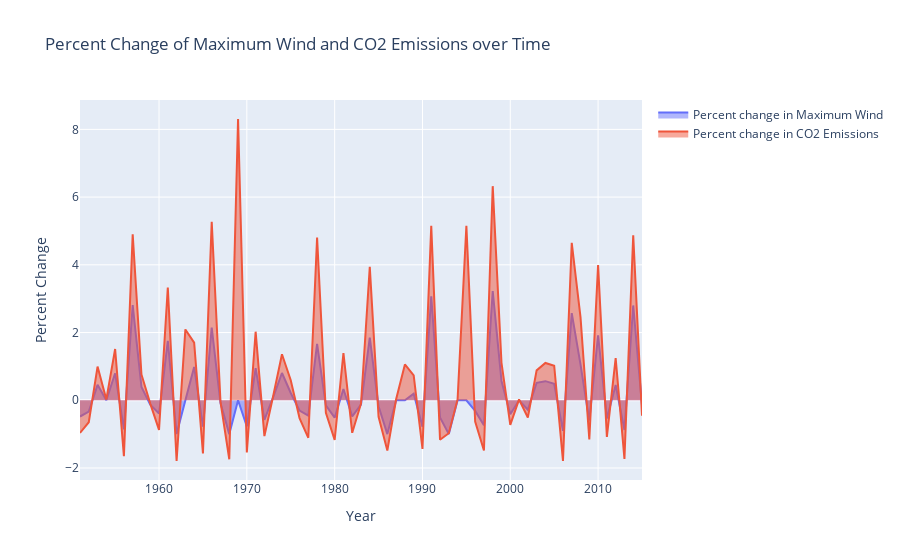

Source (notebook cell):
### Code cell
min_val = min(percent_change.min(), percent_change_hurr.min())
max_val = max(percent_change.max(), percent_change_hurr.max())

fig = make_subplots(rows=1, cols=1, shared_xaxes=True, vertical_spacing=0.1)

fig.add_trace(go.Scatter(x=percent_change_hurr.index, y=percent_change_hurr.values, name='Percent change in Maximum Wind', fill='tozeroy', stackgroup='group'), row=1, col=1)

fig.add_trace(go.Scatter(x=percent_change.index, y=percent_change.values, name='Percent change in CO2 Emissions', fill='tozeroy', stackgroup='group'), row=1, col=1)

fig.update_layout(
    title='Percent Change of Maximum Wind and CO2 Emissions over Time',
    xaxis_title='Year',
    yaxis_title='Percent Change',
    yaxis_range=[min_val, max_val]
)

fig.show()

### Figure 1 — Plotly figure (JSON) as saved in the notebook; plotly's stock layout.template omitted (floating-point values rounded to 4 significant figures)
{"data": [{"fill": "tozeroy", "name": "Percent change in Maximum Wind", "stackgroup": "group", "type": "scatter", "x": [1951, 1952, 1953, 1954, 1955, 1956, 1957, 1958, 1959, 1960, 1961, 1962, 1963, 1964, 1965, 1966, 1967, 1968, 1969, 1970, 1971, 1972, 1973, 1974, 1975, 1976, 1977, 1978, 1979, 1980, 1981, 1982, 1983, 1984, 1985, 1986, 1988, 1989, 1990, 1991, 1992, 1993, 1995, 1996, 1997, 1998, 1999, 2000, 2001, 2002, 2003, 2004, 2005, 2006, 2007, 2008, 2009, 2010, 2011, 2012, 2013, 2014, 2015], "xaxis": "x", "y": [-0.4803, -0.3333, 0.4545, 0, 0.7969, -0.8609, 2.812, 0.3934, -0.1294, -0.3919, 1.756, -1, null, 0.9839, -0.7805, 2.148, -0.08235, -1, null, -0.7701, 0.95, -0.5769, 0.09091, 0.8056, 0.2154, -0.3038, -0.4545, 1.667, -0.15, -0.5147, 0.3333, -0.4773, -0.1304, 1.85, -0.1754, -1, null, 0.193, -0.7794, 3.067, -0.5082, -1, null, -0.3145, -0.7412, 3.227, 0.5699, -0.411, 0, -0.2791, 0.5161, 0.5638, 0.483, -0.9037, 2.571, 1.053, -0.5974, 1.919, -0.5359, 0.4524, -0.877, 2.8, -0.1404], "yaxis": "y"}, {"fill": "tozeroy", "name": "Percent change in CO2 Emissions", "stackgroup": "group", "type": "scatter", "x": [1951, 1952, 1953, 1954, 1955, 1956, 1957, 1958, 1959, 1960, 1961, 1962, 1963, 1964, 1965, 1966, 1967, 1968, 1969, 1970, 1971, 1972, 1973, 1974, 1975, 1976, 1977, 1978, 1979, 1980, 1981, 1982, 1983, 1984, 1985, 1986, 1987, 1988, 1989, 1990, 1991, 1992, 1993, 1994, 1995, 1996, 1997, 1998, 1999, 2000, 2001, 2002, 2003, 2004, 2005, 2006, 2007, 2008, 2009, 2010, 2011, 2012, 2013, 2014, 2015], "xaxis": "x", "y": [-0.4865, -0.3155, 0.5401, 0.02555, 0.7157, -0.794, 2.09, 0.369, 0.03075, -0.4843, 1.576, -0.794, 2.091, 0.7179, -0.7932, 3.123, 0.03323, -0.7416, 8.307, -0.77, 1.075, -0.4825, 0.03734, 0.5544, 0.3779, -0.2232, -0.655, 3.14, -0.2241, -0.6555, 1.061, -0.4844, 0.02896, 2.091, -0.314, -0.485, 0.0296, 1.059, 0.5435, -0.6571, 2.084, -0.6577, 0.02746, 0.02561, 5.152, -0.3157, -0.7436, 3.095, 0.5368, -0.317, 0.02421, -0.2319, 0.3663, 0.5377, 0.538, -0.8861, 2.079, 1.394, -0.561, 2.075, -0.5441, 0.7944, -0.8536, 2.075, -0.3184], "yaxis": "y"}], "layout": {"title": {"text": "Percent Change of Maximum Wind and CO2 Emissions over Time"}, "xaxis": {"anchor": "y", "domain": [0, 1], "title": {"text": "Year"}}, "yaxis": {"anchor": "x", "domain": [0, 1], "range": [-1, null], "title": {"text": "Percent Change"}}}}
